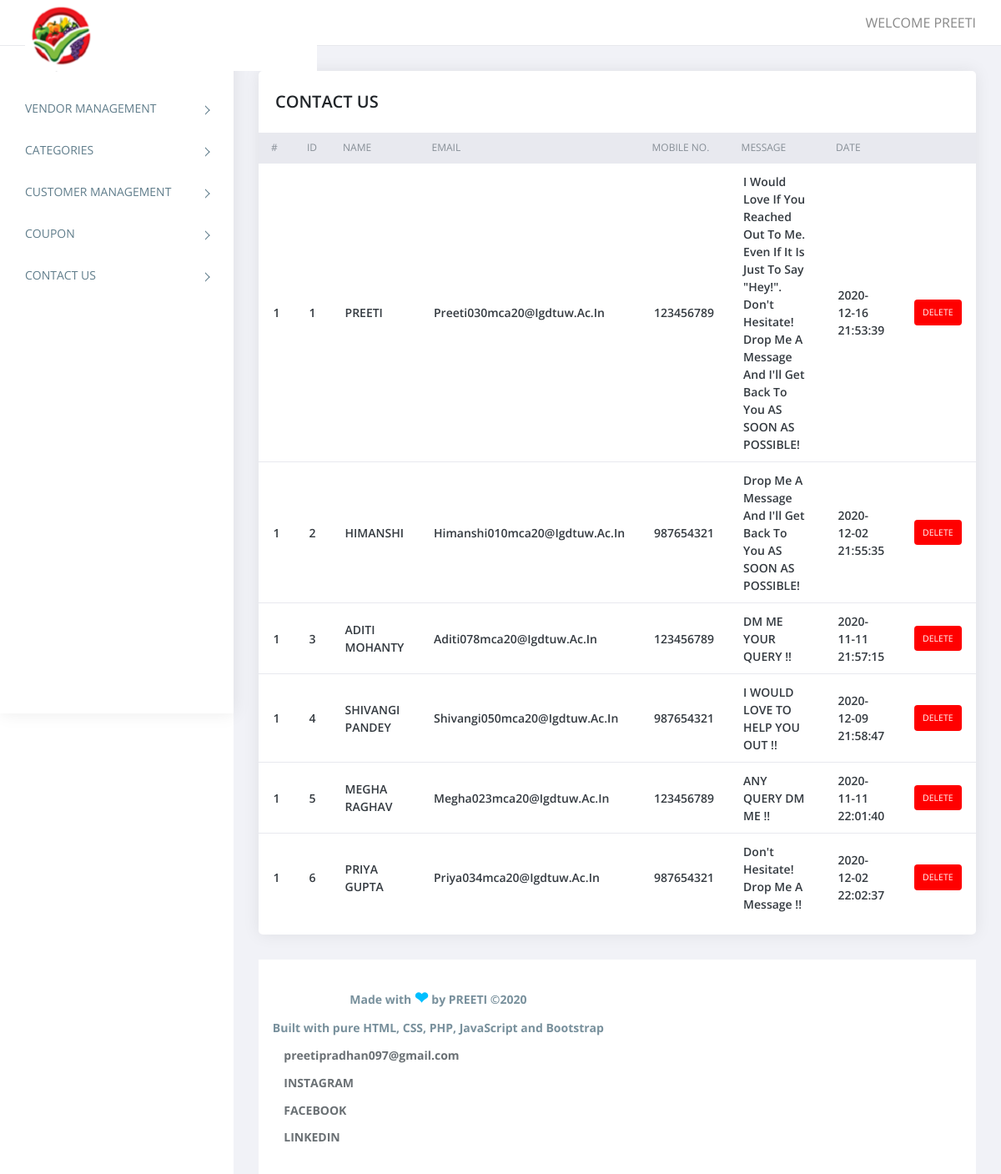
Screenshot of /contact_us.php (signed in) with the database file from the repository.
### tables this page shows
CREATE TABLE `contact_us` (
  `id` int(11) NOT NULL,
  `name` varchar(255) NOT NULL,
  `email` varchar(75) NOT NULL,
  `mobile` varchar(15) NOT NULL,
  `comment` text NOT NULL,
  `added_on` datetime NOT NULL
);

### contact_us.php (the view, shortened to what this page needs)
<?php
require('top.inc.php');
$sql="select * from contact_us order by id asc";
$res=mysqli_query($con,$sql);
?>
<div class="content pb-0">
	<div class="orders">
	   <div class="row">
		  <div class="col-xl-12">
			 <div class="card">
				<div class="card-body">
				   <h4 class="box-title">CONTACT US </h4>
				</div>
				<div class="card-body--">
				   <div class="table-stats order-table ov-h">
					  <table class="table ">
						 <thead>
							<tr>
							   <th class="serial">#</th>
							   <th>ID</th>
							   <th>Name</th>
							   <th>Email</th>
							   <th>Mobile NO.</th>
							   <th>Message</th>
							   <th>Date</th>
							   <th></th>
							</tr>
						 </thead>
						 <tbody>
							<?php
							$i=1;
							while($row=mysqli_fetch_assoc($res)){?>
							<tr>
							   <td class="serial"><?php echo $i?></td>
							   <td><?php echo $row['id']?></td>
							   <td><?php echo $row['name']?></td>
							   <td><?php echo $row['email']?></td>
							   <td><?php echo $row['mobile']?></td>
							   <td><?php echo $row['comment']?></td>
							   <td><?php echo $row['added_on']?></td>
							   <td>
								<?php
								echo "<span class='badge badge-delete'><a href='?type=delete&id=".$row['id']."'>Delete</a></span>";
								?>
							   </td>
							</tr>
							<?php } ?>
						 </tbody>
					  </table>
				   </div>
				</div>
			 </div>
		  </div>
	   </div>
	</div>
</div>
<?php
require('footer.inc.php');
?>

### assets/css/style.css (style rules this page uses)
body { display: table; font-family: open sans, sans-serif; font-size: 16px; width: 100% }
a, button { text-decoration: none; outline: none!important; color: #878787; -webkit-transition: all .25s ease; transition: all .25s ease }
h1, h2, h3, h4, h5, h6 { margin: 0 }
.pb-0 { padding-bottom: 0 }
.ov-h { overflow: hidden }
.order-table { position: relative }
.order-table:after, .order-table:before { content: ""; position: absolute; top: 0; height: 37px; width: 10px; background: #e8e9ef }
.order-table:after { right: -1px }
.order-table:before { left: -1px }
.order-table tr th { background: #e8e9ef }
.order-table tr td:last-child, .order-table tr th:last-child { text-align: right }
.order-table tr:last-child td { border: none }
.order-table .badge { color: #fff; padding: 10px; text-transform: uppercase; font-weight: 400 }
.order-table .badge-delete { background: #FF0000 }
.content { float: left; padding: 1.875em; width: 100% }
.card { margin-bottom: 1.875em; border-radius: 5px; padding: 0; border: 0 solid transparent; -webkit-box-shadow: 0 0 20px rgba(0, 0, 0, .08); box-shadow: 0 0 20px rgba(0, 0, 0, .08) }
.card .box-title { font-weight: 600; font-size: 20px; padding: 5px 0 }
.card .card-body { float: left; padding: 1.25em; position: relative; width: 100% }
.card h4 { font-size: 1.1rem }
.table-stats table { font-family: open sans }
.table-stats table th, .table-stats table td { border: none; border-bottom: 1px solid #e8e9ef; color: #868e96; font-size: 12px; font-weight: 400; padding: .75em 1.25em; text-transform: uppercase }
.table-stats table td { color: #343a40; font-size: 14px; font-weight: 600; text-transform: capitalize; vertical-align: middle }
@media (max-width:1368px) { .card-body { padding: 15px } }
.badge a { color:#fff; }

### rows the page displays
contact_us: id "1", name "PREETI", email "Preeti030mca20@igdtuw.ac.in", mobile "123456789", comment "I Would Love If You Reached Out To Me. Even If It Is Just To Say \"Hey!\". Don't Hesitate! Drop Me A Message And I'll Get Back To You AS SOON AS POSSIBLE!", added_on "2020-12-16 21:53:39"
contact_us: id "2", name "HIMANSHI", email "Himanshi010mca20@igdtuw.ac.in", mobile "987654321", comment "Drop Me A Message And I'll Get Back To You AS SOON AS POSSIBLE!", added_on "2020-12-02 21:55:35"
contact_us: id "3", name "ADITI MOHANTY", email "Aditi078mca20@igdtuw.ac.in", mobile "123456789", comment "DM ME YOUR QUERY !!", added_on "2020-11-11 21:57:15"
contact_us: id "4", name "SHIVANGI PANDEY", email "Shivangi050mca20@igdtuw.ac.in", mobile "987654321", comment "I WOULD LOVE TO HELP YOU OUT !!", added_on "2020-12-09 21:58:47"
contact_us: id "5", name "MEGHA RAGHAV", email "Megha023mca20@igdtuw.ac.in", mobile "123456789", comment "ANY QUERY DM ME !!", added_on "2020-11-11 22:01:40"
contact_us: id "6", name "PRIYA GUPTA", email "Priya034mca20@igdtuw.ac.in", mobile "987654321", comment "Don't Hesitate! Drop Me A Message !!", added_on "2020-12-02 22:02:37"

### other values shown
$_SESSION['ADMIN_USERNAME'] "PREETI"
